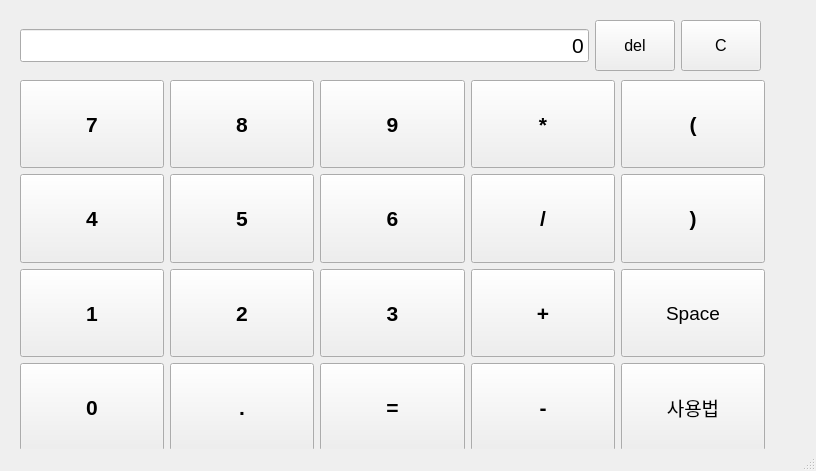
<?xml version="1.0" encoding="UTF-8"?>
<ui version="4.0">
 <class>MainWindow</class>
 <widget class="QMainWindow" name="MainWindow">
  <property name="geometry">
   <rect>
    <x>0</x>
    <y>0</y>
    <width>816</width>
    <height>471</height>
   </rect>
  </property>
  <property name="windowTitle">
   <string>SimpleCalc</string>
  </property>
  <property name="unifiedTitleAndToolBarOnMac">
   <bool>true</bool>
  </property>
  <widget class="QWidget" name="centralwidget">
   <widget class="QWidget" name="horizontalLayoutWidget">
    <property name="geometry">
     <rect>
      <x>20</x>
      <y>20</y>
      <width>741</width>
      <height>51</height>
     </rect>
    </property>
    <layout class="QHBoxLayout" name="horizontalLayout">
     <item>
      <widget class="QLineEdit" name="result">
       <property name="font">
        <font>
         <family>Arial</family>
         <pointsize>16</pointsize>
        </font>
       </property>
       <property name="text">
        <string>0</string>
       </property>
       <property name="alignment">
        <set>Qt::AlignRight|Qt::AlignTrailing|Qt::AlignVCenter</set>
       </property>
      </widget>
     </item>
     <item>
      <widget class="QPushButton" name="bDel">
       <property name="sizePolicy">
        <sizepolicy hsizetype="Minimum" vsizetype="Expanding">
         <horstretch>0</horstretch>
         <verstretch>0</verstretch>
        </sizepolicy>
       </property>
       <property name="font">
        <font>
         <family>Arial</family>
         <pointsize>12</pointsize>
        </font>
       </property>
       <property name="text">
        <string>del</string>
       </property>
      </widget>
     </item>
     <item>
      <widget class="QPushButton" name="bClear">
       <property name="sizePolicy">
        <sizepolicy hsizetype="Minimum" vsizetype="Expanding">
         <horstretch>0</horstretch>
         <verstretch>0</verstretch>
        </sizepolicy>
       </property>
       <property name="font">
        <font>
         <family>Arial</family>
         <pointsize>12</pointsize>
        </font>
       </property>
       <property name="text">
        <string>C</string>
       </property>
      </widget>
     </item>
    </layout>
   </widget>
   <widget class="QWidget" name="layoutWidget">
    <property name="geometry">
     <rect>
      <x>20</x>
      <y>80</y>
      <width>745</width>
      <height>371</height>
     </rect>
    </property>
    <layout class="QGridLayout" name="gridLayout_2">
     <item row="0" column="0">
      <widget class="QPushButton" name="b7">
       <property name="sizePolicy">
        <sizepolicy hsizetype="Minimum" vsizetype="Expanding">
         <horstretch>0</horstretch>
         <verstretch>0</verstretch>
        </sizepolicy>
       </property>
       <property name="font">
        <font>
         <family>Arial</family>
         <pointsize>16</pointsize>
         <weight>75</weight>
         <bold>true</bold>
        </font>
       </property>
       <property name="text">
        <string>7</string>
       </property>
       <attribute name="buttonGroup">
        <string notr="true">buttonGroup</string>
       </attribute>
      </widget>
     </item>
     <item row="1" column="0">
      <widget class="QPushButton" name="b4">
       <property name="sizePolicy">
        <sizepolicy hsizetype="Minimum" vsizetype="Expanding">
         <horstretch>0</horstretch>
         <verstretch>0</verstretch>
        </sizepolicy>
       </property>
       <property name="font">
        <font>
         <family>Arial</family>
         <pointsize>16</pointsize>
         <weight>75</weight>
         <bold>true</bold>
        </font>
       </property>
       <property name="text">
        <string>4</string>
       </property>
       <attribute name="buttonGroup">
        <string notr="true">buttonGroup</string>
       </attribute>
      </widget>
     </item>
     <item row="3" column="0">
      <widget class="QPushButton" name="b0">
       <property name="sizePolicy">
        <sizepolicy hsizetype="Minimum" vsizetype="Expanding">
         <horstretch>0</horstretch>
         <verstretch>0</verstretch>
        </sizepolicy>
       </property>
       <property name="font">
        <font>
         <family>Arial</family>
         <pointsize>16</pointsize>
         <weight>75</weight>
         <bold>true</bold>
        </font>
       </property>
       <property name="text">
        <string>0</string>
       </property>
       <attribute name="buttonGroup">
        <string notr="true">buttonGroup</string>
       </attribute>
      </widget>
     </item>
     <item row="3" column="1">
      <widget class="QPushButton" name="bDot">
       <property name="sizePolicy">
        <sizepolicy hsizetype="Minimum" vsizetype="Expanding">
         <horstretch>0</horstretch>
         <verstretch>0</verstretch>
        </sizepolicy>
       </property>
       <property name="font">
        <font>
         <family>Arial</family>
         <pointsize>16</pointsize>
         <weight>75</weight>
         <bold>true</bold>
        </font>
       </property>
       <property name="text">
        <string>.</string>
       </property>
       <attribute name="buttonGroup">
        <string notr="true">buttonGroup</string>
       </attribute>
      </widget>
     </item>
     <item row="2" column="0">
      <widget class="QPushButton" name="b1">
       <property name="sizePolicy">
        <sizepolicy hsizetype="Minimum" vsizetype="Expanding">
         <horstretch>0</horstretch>
         <verstretch>0</verstretch>
        </sizepolicy>
       </property>
       <property name="font">
        <font>
         <family>Arial</family>
         <pointsize>16</pointsize>
         <weight>75</weight>
         <bold>true</bold>
        </font>
       </property>
       <property name="text">
        <string>1</string>
       </property>
       <attribute name="buttonGroup">
        <string notr="true">buttonGroup</string>
       </attribute>
      </widget>
     </item>
     <item row="1" column="1">
      <widget class="QPushButton" name="b5">
       <property name="sizePolicy">
        <sizepolicy hsizetype="Minimum" vsizetype="Expanding">
         <horstretch>0</horstretch>
         <verstretch>0</verstretch>
        </sizepolicy>
       </property>
       <property name="font">
        <font>
         <family>Arial</family>
         <pointsize>16</pointsize>
         <weight>75</weight>
         <bold>true</bold>
        </font>
       </property>
       <property name="text">
        <string>5</string>
       </property>
       <attribute name="buttonGroup">
        <string notr="true">buttonGroup</string>
       </attribute>
      </widget>
     </item>
     <item row="2" column="1">
      <widget class="QPushButton" name="b2">
       <property name="sizePolicy">
        <sizepolicy hsizetype="Minimum" vsizetype="Expanding">
         <horstretch>0</horstretch>
         <verstretch>0</verstretch>
        </sizepolicy>
       </property>
       <property name="font">
        <font>
         <family>Arial</family>
         <pointsize>16</pointsize>
         <weight>75</weight>
         <bold>true</bold>
        </font>
       </property>
       <property name="text">
        <string>2</string>
       </property>
       <attribute name="buttonGroup">
        <string notr="true">buttonGroup</string>
       </attribute>
      </widget>
     </item>
     <item row="1" column="3">
      <widget class="QPushButton" name="bDivide">
       <property name="sizePolicy">
        <sizepolicy hsizetype="Minimum" vsizetype="Expanding">
         <horstretch>0</horstretch>
         <verstretch>0</verstretch>
        </sizepolicy>
       </property>
       <property name="font">
        <font>
         <family>Arial</family>
         <pointsize>16</pointsize>
         <weight>75</weight>
         <bold>true</bold>
        </font>
       </property>
       <property name="text">
        <string>/</string>
       </property>
       <attribute name="buttonGroup">
        <string notr="true">buttonGroup</string>
       </attribute>
      </widget>
     </item>
     <item row="0" column="2">
      <widget class="QPushButton" name="b9">
       <property name="sizePolicy">
        <sizepolicy hsizetype="Minimum" vsizetype="Expanding">
         <horstretch>0</horstretch>
         <verstretch>0</verstretch>
        </sizepolicy>
       </property>
       <property name="font">
        <font>
         <family>Arial</family>
         <pointsize>16</pointsize>
         <weight>75</weight>
         <bold>true</bold>
        </font>
       </property>
       <property name="text">
        <string>9</string>
       </property>
       <attribute name="buttonGroup">
        <string notr="true">buttonGroup</string>
       </attribute>
      </widget>
     </item>
     <item row="3" column="2">
      <widget class="QPushButton" name="bRun">
       <property name="sizePolicy">
        <sizepolicy hsizetype="Minimum" vsizetype="Expanding">
         <horstretch>0</horstretch>
         <verstretch>0</verstretch>
        </sizepolicy>
       </property>
       <property name="font">
        <font>
         <family>Arial</family>
         <pointsize>16</pointsize>
         <weight>75</weight>
         <bold>true</bold>
        </font>
       </property>
       <property name="text">
        <string>=</string>
       </property>
       <attribute name="buttonGroup">
        <string notr="true">buttonGroup</string>
       </attribute>
      </widget>
     </item>
     <item row="0" column="3">
      <widget class="QPushButton" name="bMult">
       <property name="sizePolicy">
        <sizepolicy hsizetype="Minimum" vsizetype="Expanding">
         <horstretch>0</horstretch>
         <verstretch>0</verstretch>
        </sizepolicy>
       </property>
       <property name="font">
        <font>
         <family>Arial</family>
         <pointsize>16</pointsize>
         <weight>75</weight>
         <bold>true</bold>
        </font>
       </property>
       <property name="text">
        <string>*</string>
       </property>
       <attribute name="buttonGroup">
        <string notr="true">buttonGroup</string>
       </attribute>
      </widget>
     </item>
     <item row="3" column="3">
      <widget class="QPushButton" name="bMinus">
       <property name="sizePolicy">
        <sizepolicy hsizetype="Minimum" vsizetype="Expanding">
         <horstretch>0</horstretch>
         <verstretch>0</verstretch>
        </sizepolicy>
       </property>
       <property name="font">
        <font>
         <family>Arial</family>
         <pointsize>16</pointsize>
         <weight>75</weight>
         <bold>true</bold>
        </font>
       </property>
       <property name="text">
        <string>-</string>
       </property>
       <attribute name="buttonGroup">
        <string notr="true">buttonGroup</string>
       </attribute>
      </widget>
     </item>
     <item row="2" column="3">
      <widget class="QPushButton" name="bPlus">
       <property name="sizePolicy">
        <sizepolicy hsizetype="Minimum" vsizetype="Expanding">
         <horstretch>0</horstretch>
         <verstretch>0</verstretch>
        </sizepolicy>
       </property>
       <property name="font">
        <font>
         <family>Arial</family>
         <pointsize>16</pointsize>
         <weight>75</weight>
         <bold>true</bold>
        </font>
       </property>
       <property name="text">
        <string>+</string>
       </property>
       <attribute name="buttonGroup">
        <string notr="true">buttonGroup</string>
       </attribute>
      </widget>
     </item>
     <item row="2" column="2">
      <widget class="QPushButton" name="b3">
       <property name="sizePolicy">
        <sizepolicy hsizetype="Minimum" vsizetype="Expanding">
         <horstretch>0</horstretch>
         <verstretch>0</verstretch>
        </sizepolicy>
       </property>
       <property name="font">
        <font>
         <family>Arial</family>
         <pointsize>16</pointsize>
         <weight>75</weight>
         <bold>true</bold>
        </font>
       </property>
       <property name="text">
        <string>3</string>
       </property>
       <attribute name="buttonGroup">
        <string notr="true">buttonGroup</string>
       </attribute>
      </widget>
     </item>
     <item row="1" column="2">
      <widget class="QPushButton" name="b6">
       <property name="sizePolicy">
        <sizepolicy hsizetype="Minimum" vsizetype="Expanding">
         <horstretch>0</horstretch>
         <verstretch>0</verstretch>
        </sizepolicy>
       </property>
       <property name="font">
        <font>
         <family>Arial</family>
         <pointsize>16</pointsize>
         <weight>75</weight>
         <bold>true</bold>
        </font>
       </property>
       <property name="text">
        <string>6</string>
       </property>
       <attribute name="buttonGroup">
        <string notr="true">buttonGroup</string>
       </attribute>
      </widget>
     </item>
     <item row="1" column="4">
      <widget class="QPushButton" name="bright">
       <property name="sizePolicy">
        <sizepolicy hsizetype="Minimum" vsizetype="Expanding">
         <horstretch>0</horstretch>
         <verstretch>0</verstretch>
        </sizepolicy>
       </property>
       <property name="font">
        <font>
         <family>Arial</family>
         <pointsize>16</pointsize>
         <weight>75</weight>
         <bold>true</bold>
        </font>
       </property>
       <property name="text">
        <string>)</string>
       </property>
      </widget>
     </item>
     <item row="0" column="4">
      <layout class="QHBoxLayout" name="horizontalLayout_2">
       <item>
        <widget class="QPushButton" name="bleft">
         <property name="sizePolicy">
          <sizepolicy hsizetype="Minimum" vsizetype="Expanding">
           <horstretch>0</horstretch>
           <verstretch>0</verstretch>
          </sizepolicy>
         </property>
         <property name="font">
          <font>
           <family>Arial</family>
           <pointsize>16</pointsize>
           <weight>75</weight>
           <bold>true</bold>
          </font>
         </property>
         <property name="text">
          <string>(</string>
         </property>
        </widget>
       </item>
      </layout>
     </item>
     <item row="2" column="4">
      <widget class="QPushButton" name="bSpace">
       <property name="sizePolicy">
        <sizepolicy hsizetype="Minimum" vsizetype="Expanding">
         <horstretch>0</horstretch>
         <verstretch>0</verstretch>
        </sizepolicy>
       </property>
       <property name="font">
        <font>
         <family>Arial</family>
         <pointsize>14</pointsize>
         <weight>50</weight>
         <bold>false</bold>
        </font>
       </property>
       <property name="text">
        <string>Space</string>
       </property>
      </widget>
     </item>
     <item row="0" column="1">
      <widget class="QPushButton" name="b8">
       <property name="sizePolicy">
        <sizepolicy hsizetype="Minimum" vsizetype="Expanding">
         <horstretch>0</horstretch>
         <verstretch>0</verstretch>
        </sizepolicy>
       </property>
       <property name="font">
        <font>
         <family>Arial</family>
         <pointsize>16</pointsize>
         <weight>75</weight>
         <bold>true</bold>
        </font>
       </property>
       <property name="text">
        <string>8</string>
       </property>
       <attribute name="buttonGroup">
        <string notr="true">buttonGroup</string>
       </attribute>
      </widget>
     </item>
     <item row="3" column="4">
      <widget class="QPushButton" name="bCaution">
       <property name="sizePolicy">
        <sizepolicy hsizetype="Minimum" vsizetype="Expanding">
         <horstretch>0</horstretch>
         <verstretch>0</verstretch>
        </sizepolicy>
       </property>
       <property name="font">
        <font>
         <family>Arial</family>
         <pointsize>14</pointsize>
         <weight>50</weight>
         <bold>false</bold>
        </font>
       </property>
       <property name="text">
        <string>사용법</string>
       </property>
      </widget>
     </item>
    </layout>
   </widget>
  </widget>
  <widget class="QStatusBar" name="statusbar"/>
 </widget>
 <resources/>
 <connections/>
 <buttongroups>
  <buttongroup name="buttonGroup"/>
 </buttongroups>
</ui>
